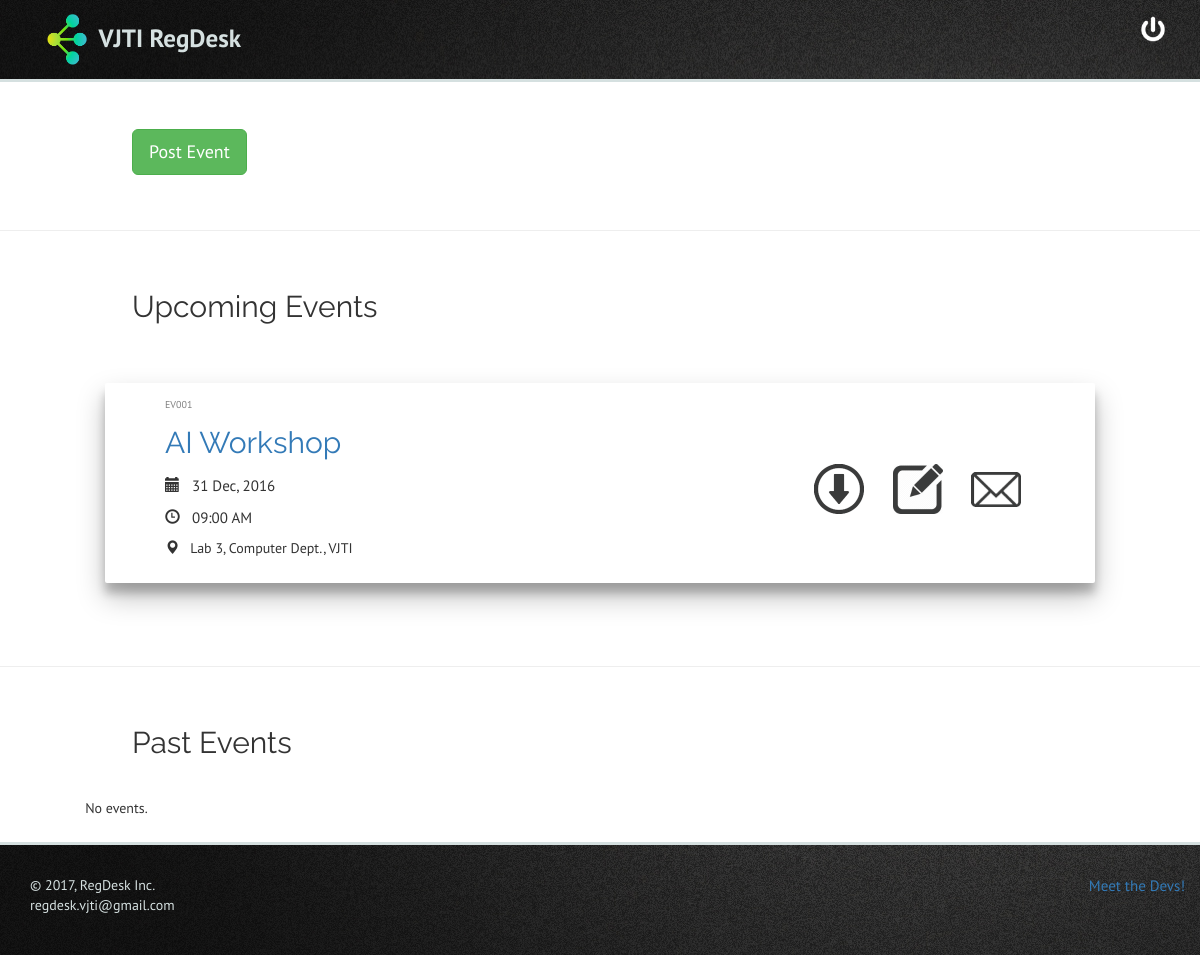
The page /public/manage.php (signed in) on the database as committed earlier.
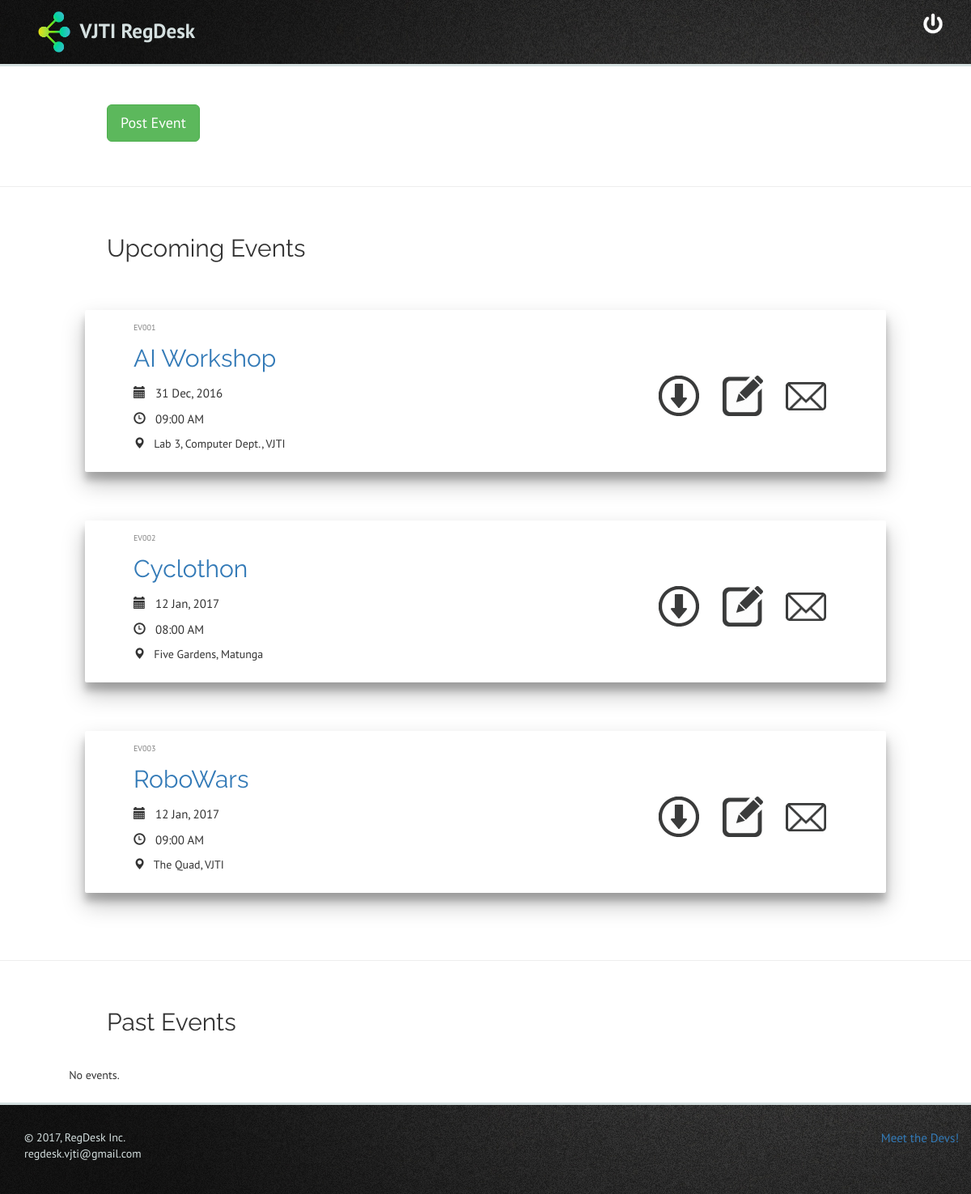
The same page on the database as committed later.
### tables this page shows
CREATE TABLE `events` (
  `event_id` int(11) NOT NULL,
  `event_name` varchar(64) NOT NULL,
  `description` text NOT NULL,
  `start_date` date NOT NULL,
  `start_time` time NOT NULL,
  `end_date` date DEFAULT NULL,
  `end_time` time DEFAULT NULL,
  `venue` varchar(64) NOT NULL,
  `category` tinyint(4) NOT NULL,
  `committee` int(11) NOT NULL,
  `incharge1_name` varchar(50) NOT NULL,
  `incharge1_contact` varchar(10) NOT NULL,
  `incharge2_name` varchar(50) DEFAULT NULL,
  `incharge2_contact` varchar(10) DEFAULT NULL,
  `cost` smallint(6) NOT NULL DEFAULT '0',
  `refreshment` tinyint(1) DEFAULT '0',
  `note` text,
  `manager` int(11) NOT NULL,
  `post_timestamp` timestamp NOT NULL DEFAULT CURRENT_TIMESTAMP
);

### public/manage.php (the view, shortened to what this page needs)
<?php
	require_once(__DIR__ . '/../includes/dbconfig.php');
	require_once(__DIR__ . '/../includes/header.php');
	$up_query = "SELECT event_id, event_name, start_date, end_date, start_time, end_time, venue FROM events WHERE manager = ".$_SESSION['manager_id']." ORDER BY start_date ASC";
	$up_result = mysqli_query($dbc, $up_query);
	$past_query = "SELECT event_id, event_name, start_date, end_date, start_time, end_time, venue FROM archived_events WHERE manager = ".$_SESSION['manager_id']." ORDER BY start_date DESC";
	$past_result = mysqli_query($dbc, $past_query);
?>
<div  class="container-fluid">
<div style="text-align: left;padding-left:10%;padding-top:4%;padding-bottom: 3%;">
<a href="addevent.php"><button class="btn btn-success btn-lg">Post Event</button></a>
</div>
</div>
<hr>
<div class="container-fluid">
<div style="text-align:left;padding-top:3%;padding-left:10%;">
<p style="font-size:30px; font-family: 'Raleway', sans-serif;">Upcoming Events</p>
</div>
<div class="container" id="h">
<?php
	if (mysqli_num_rows($up_result) != 0) {
		while ($event = mysqli_fetch_array($up_result)) {
?>
<div id="a" class="cube">
<div class="row">
<div class="col-sm-7">
<div style="text-align: left;padding-top: 1%;padding-left: 9%;">
<p style="font-size: 10px; color: gray; padding-bottom: 0px;"><?php echo 'EV'.htmlspecialchars(str_pad($event['event_id'], 3, '0', STR_PAD_LEFT)); ?></p>
<a href="event.php?event=<?php echo $event['event_id']; ?>"><p style="font-size:30px;font-family: 'Raleway', sans-serif;"><?php echo $event['event_name']; ?></p></a>
<p style="font-size:15px;"><span class="glyphicon glyphicon-calendar"></span>&nbsp;&nbsp;
<?php
	if (empty($event['end_date']))
		echo htmlspecialchars(date('d M, Y', strtotime($event['start_date'])));
	else
		echo htmlspecialchars(date('d M, Y', strtotime($event['start_date']))).' - '.htmlspecialchars(date('d M, Y', strtotime($event['end_date'])));
?></p>
<p style="font-size:15px;"><span class="glyphicon glyphicon-time"></span>&nbsp;&nbsp;
<?php
	if (empty($event['end_time']))
		echo htmlspecialchars(date('H:i A', strtotime($event['start_time'])));
	else
		echo htmlspecialchars(date('H:i A', strtotime($event['start_time']))).' - '.htmlspecialchars(date('H:i A', strtotime($event['end_time'])));;
?></p>
<p style="font-size:15 px;"><span class="glyphicon glyphicon-map-marker"></span>&nbsp;&nbsp;
<?php
	echo htmlspecialchars($event['venue']);
?></p>
</div>
</div>
<div class="col-sm-1">
</div>
<div class="col-sm-4">
<div style="padding-top:22%;padding-bottom:4%;padding-right:9%;padding-left:9%;">
<a href="../controls/download.php?event=<?php echo $event['event_id']; ?>"><img class="img img-responsive inline-block" width="60" height="60" title="Download registered users' databse" src="../images/download_icon.png"></a>
<a href="editevent.php?event=<?php echo htmlspecialchars($event['event_id']); ?>"><img class="img img-responsive inline-block" width="60" height="60" title="Edit event details" src="../images/edit_icon.png"></a>
<a href="#"><img class="img img-responsive inline-block" width="60" height="60" title="Mail registered users" src="../images/mail_icon.png"></a>
</div>
</div>
</div>
</div>
<br>
<?php
		}
	}
?>
</div>
</div>
<hr>
<div class="container-fluid">
<div style="text-align:left;padding-top:3%;padding-left:10%;">
<p style="font-size:30px; font-family: 'Raleway', sans-serif;">Past Events</p>
</div>
<div class="container" id="h">
<?php
	if (mysqli_num_rows($past_result) != 0) {
		while ($event = mysqli_fetch_array($past_result)) {
?>
<div id="a" class="cube">
<div class="row">
<div class="col-sm-7">
<div style="text-align: left;padding-top: 1%;padding-left: 9%;">
<p style="font-size: 10px; color: gray; padding-bottom: 0px;"><?php echo 'EV'.htmlspecialchars(str_pad($event['event_id'], 3, '0', STR_PAD_LEFT)); ?></p>
<a href="event.php?event=<?php echo $event['event_id']; ?>"><p style="font-size:30px;font-family: 'Raleway', sans-serif;"><?php echo $event['event_name']; ?></p></a>
<p style="font-size:15px;"><span class="glyphicon glyphicon-calendar"></span>&nbsp;&nbsp;
<?php
	if (empty($event['end_date']))
		echo htmlspecialchars(date('d M, Y', strtotime($event['start_date'])));
	else
		echo htmlspecialchars(date('d M, Y', strtotime($event['start_date']))).' - '.htmlspecialchars(date('d M, Y', strtotime($event['end_date'])));
?></p>
<p style="font-size:15px;"><span class="glyphicon glyphicon-time"></span>&nbsp;&nbsp;
<?php
	if (empty($event['end_time']))
		echo htmlspecialchars(date('H:i A', strtotime($event['start_time'])));
	else
		echo htmlspecialchars(date('H:i A', strtotime($event['start_time']))).' - '.htmlspecialchars(date('H:i A', strtotime($event['end_time'])));;
?></p>
<p style="font-size:15 px;"><span class="glyphicon glyphicon-map-marker"></span>&nbsp;&nbsp;
<?php
	echo htmlspecialchars($event['venue']);
?></p>
</div>
</div>
<div class="col-sm-1">
</div>
<div class="col-sm-4">
<div style="padding-top:22%;padding-bottom:4%;padding-right:9%;padding-left:9%;">
<a href="../controls/download.php?event=<?php echo $event['event_id']; ?>"><img class="img img-responsive inline-block" width="60" height="60" title="Download registered users' database" src="../images/download_icon.png"></a>
&nbsp;&nbsp;&nbsp;
<a href="#"><img class="img img-responsive inline-block" width="60" height="60" title="Mail registered users" src="../images/mail_icon.png"></a>
</div>
</div>
</div>
</div>
<br>
<?php
		}
	}
	else
		echo "No events.";
?>
</div>
</div>
<?php
	require_once(__DIR__ . '/../includes/footer.php');
?>

### includes/header.php (shortened to what this page needs)
<!DOCTYPE html>
<html>
<head>
    <link rel="stylesheet" href="http://maxcdn.bootstrapcdn.com/bootstrap/3.3.6/css/bootstrap.min.css">
	<?php
		if (basename($_SERVER['PHP_SELF']) == 'index.php') {
			echo '<link rel = "stylesheet" type = "text/css" href="css/index.css">';
		}
		else if (basename($_SERVER['PHP_SELF']) == 'dashboard.php') {
			echo '<link rel = "stylesheet" type = "text/css" href = "../css/dashboard.css">';
		}
		else if (basename($_SERVER['PHP_SELF']) == 'manage.php' || basename($_SERVER['PHP_SELF']) == 'myevents.php') {
			echo '<link rel = "stylesheet" type = "text/css" href = "../css/manageevents.css">';
		}
	?>
</head>
<body>
<?php
	if (basename($_SERVER['PHP_SELF']) != 'index.php') {
?>
		<header style="background-image: url('../images/background.jpg'); border-bottom: 3px solid rgb(213,224,224);">
		<div class="row" style="padding-top:1.2%;padding-bottom:1.2%;">
		<div class="span4" style="padding-left:5%;">
		<a href="../index.php">
		<img style="float:left;padding-left:0%;padding-top:0%;" src="../images/logo.png" class="img-responsive" alt="VJTI RegDesk" width="40" height="40">
		</a>
		<div style="padding-right:4%; vertical-align: middle;">
		<?php if (isset($_SESSION['user_id'])) { ?>
		<a href="../controls/logout.php"><img style="float:right; vertical-align: middle;" src="../images/logout.png" class="img-responsive" title="Logout" alt="Logout" width="30" height="30"></a>
		<?php } ?>
		</div>
		<div style="font-size:25px;color:rgb(213,224,224);font-weight:bold;padding-top:0.6%">&nbsp;&nbsp;<a href="../index.php" style="text-decoration:none;color:rgb(213,224,224);">VJTI RegDesk</a></div>
		</div>
		</div>
		</header>
<?php
	}
?>

### includes/footer.php (shortened to what this page needs)
		<footer class="footer" style="background-image:url('<?php if (basename($_SERVER['PHP_SELF']) == 'index.php') echo 'images/background.jpg'; else echo '../images/background.jpg'; ?>'); background-repeat: repeat; background-position: left bottom; background-attachment: fixed;width:100% padding: 0px; border-top: 3px solid rgb(213,224,224);">
			<div class="container-fluid" style="padding: 0px;">
			<div class="row" style="">
			<div class="col-sm-4 text-left">
			<p style="color:rgb(213,224,224); padding: 30px; vertical-align: center;">
			&copy; <?php echo date('Y'); ?>, RegDesk Inc.
			<br>
			<?php echo USER; ?>
			</p>
			</div>
			<div class="col-sm-4">
			</div>
			<p class="col-sm-4 text-right" style="padding: 30px; vertical-align: center; font-size: 15px;">
			<a href="developers.php">Meet the Devs!</a>
			</div>
			</div>
		</footer>
</body>
</html>

### css/manageevents.css (style rules this page uses)
#a.cube { box-shadow: 0 14px 28px rgba(0,0,0,0.25), 0 10px 10px rgba(0,0,0,0.22); background: #fff; border-radius: 2px; margin: 20px; padding: 10px; min-width: 200px; min-height: 200px; }
#h.container { padding-top: 2%; padding-right: 6%; padding-left: 6%; padding-bottom: 2%; }
.inline-block { display: inline-block; padding-right: 2%; padding-left: 2%; padding-bottom:2%; padding-top:2%; }

### includes/header.php (style rules this page uses)
body { font-family:'PT Sans', sans-serif; padding-bottom: 0px; }

Rows that differ between the two databases and show on the page:
added events: event_id "002", event_name "Cyclothon", start_date "12 Jan, 2017", start_time "08:00 AM", venue "Five Gardens, Matunga"
added events: event_id "003", event_name "RoboWars", start_date "12 Jan, 2017", start_time "09:00 AM", venue "The Quad, VJTI"
